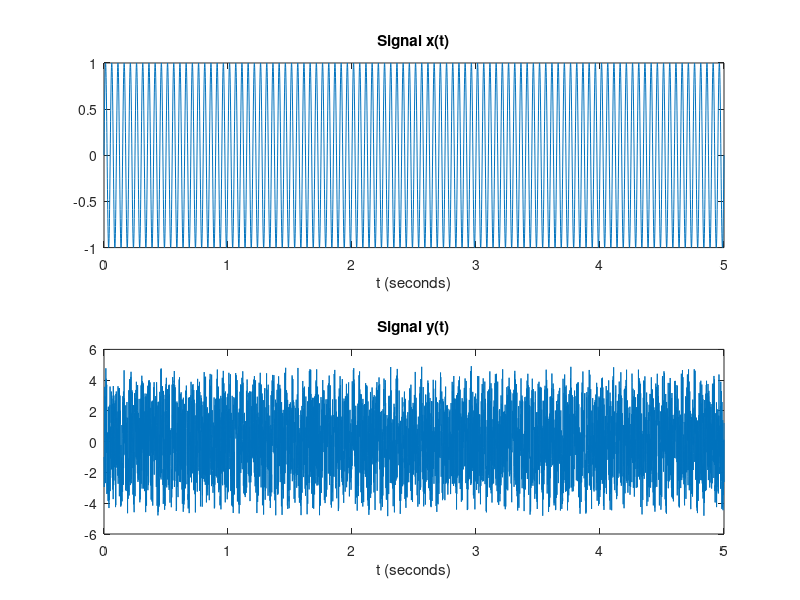

Recreate this plot in MATLAB.
% 定义连续时间信号 x(t)
f0 = 20; % 信号频率 20 Hz
fs = 1000; % 采样频率 1000 Hz
t = 0:1/fs:5; % 采集5秒的数据
x = sin(2 * pi * f0 * t);

% 添加高斯分布的噪声
SNR_dB = -10; % 信噪比为-10dB
SNR_linear = 10^(SNR_dB / 10);
noise_power = var(x) / SNR_linear;
g = rand(1,length(t)); % 产生均匀分布的白噪声信号
g = g - mean(g); % 标准化
power_g = var(g); %计算方差
g = sqrt(noise_power/power_g) * g;

% 创建数字信号 y(t)
y = x + g;

% 绘制连续时间信号 x(t)
subplot(2, 1, 1);
plot(t, x);
title('Signal x(t)');
xlabel('t (seconds)');

% 绘制数字信号 y(t)
subplot(2, 1, 2);
plot(t, y);
title('Signal y(t)');
xlabel('t (seconds)');
